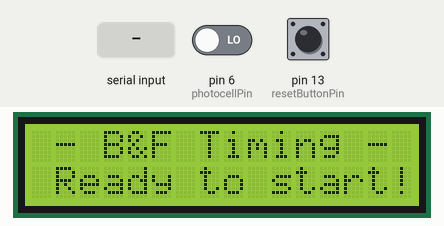
This sketch was run on a simulated Arduino Leonardo, built with avr-gcc and run on an emulated ATmega32U4. Parts: 16×2 character LCD. The test bench sets the inputs (shaded band); at power-on: pin 13 (resetButtonPin) LOW, pin 6 (photocellPin) LOW. What the sketch prints to the serial monitor is not drawn.

Above: at 1.2 s.
1.3 s: "s" received over the second serial link
At 2.1 s:
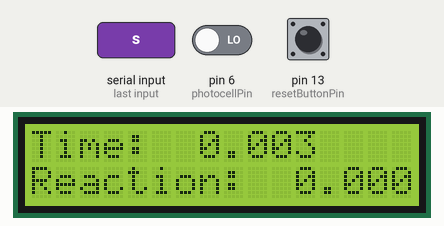
2.8 s: pin 13 (resetButtonPin) pulled HIGH for 0.15 s
At 3.8 s:
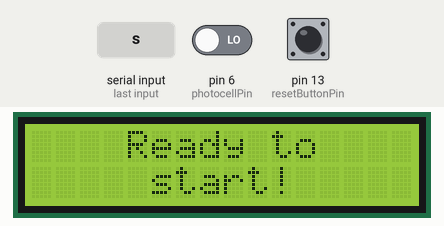
4.4 s: "f" received over the second serial link
At 5.0 s:
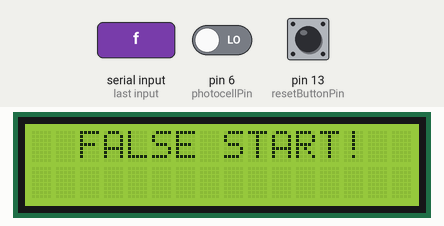
5.9 s: pin 13 (resetButtonPin) pulled HIGH for 1 s
At 7.3 s:
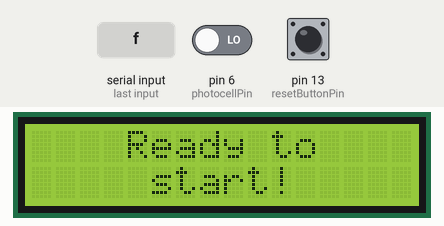
8.4 s: "t" received over the second serial link
At 9.1 s:
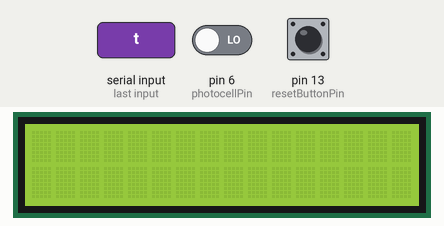
Timing chart, 0 to 10.9 s (numbered marks = the images above; inputs shaded):
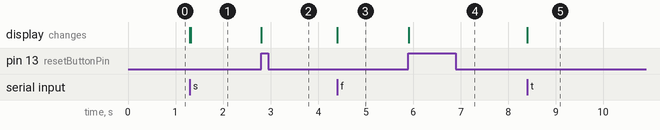

The sketch:

OK_finishSlave.ino
```cpp
// Import libraries for LCD Display and SoftwareSerial for Bluetooth Module
// BLUETOOTH DEVICE HC-05 - PSW: 1234

#include <SoftwareSerial.h>
#include <LiquidCrystal.h>

#define BAUDRATE 9600

// Variable declarations
SoftwareSerial bluetooth(4, 5); // RX Pin, TX Pin
LiquidCrystal lcd(7, 8, 9, 10, 11, 12);

const byte resetButtonPin = 13;
byte resetButtonStatus;
const byte photocellPin = 6;
byte photocellStatus;

bool athleteRunning = false;
bool finishLineReached = false;
bool acquisitionCompleted = false;
bool stayIdle = false;

float initialTime = 0;
float totalTime = 0;
int i = 0;
float reaction_time = 0;

char received;
char received_reaction;

const int nTimes = 200;  // Memorize times for 0.2s with 1ms resolution
float times[nTimes] = { };
byte photocellValues[nTimes] = { };

int count;
byte k = 0;
int maxCount = 0;
int maxIdx = 0;
int idleDuration = 30*1000; // Wait 30 seconds
int t = 0;

// parameters to print to Serial (bluetooth phone application)
byte nIntDigits = 3;
byte nDecimalDigits = 3;


void serialFlush(){
  while(Serial.available() > 0) {
    char t = Serial.read();
  }
}


void setup() {
  // Set up the LCD's number of columns and rows
  lcd.begin(16, 2);

  // Initialise Serial communication, Radio Module and Bluetooth Module
  Serial.begin(BAUDRATE);
  bluetooth.begin(BAUDRATE);
  Serial1.begin(BAUDRATE); // On Arduino Leonardo Pins 1 and 0 are used as TX and RX -> USE THIS INSTEAD OF HC12

  // Declare starting block pin
  pinMode(photocellPin,INPUT);
  pinMode(resetButtonPin,INPUT);

  // serialFlush();

  // Print on LCD Display
  lcd.clear();
  lcd.setCursor(1, 0);
  lcd.print("- B&F Timing -");
  lcd.setCursor(1, 1);
  lcd.print("Ready to start!");

  // Print to Serial (bluetooth phone application)
  char readyMessage[17] = "Ready to start!";
  Serial.println(readyMessage);

}


void loop() {
  // Read block status to determine if the athlete is ready to start
  photocellStatus = digitalRead(photocellPin);
  resetButtonStatus = digitalRead(resetButtonPin);

  // Receive start signal from master
  while(Serial1.available() && athleteRunning == false && stayIdle == false) {
    received = Serial1.read(); // Read data from Serial1 (antenna) to empty its buffer
    Serial.println(received); // debug
    if(received == 's') {
      initialTime = millis();
      Serial.println("Started");
      athleteRunning = true;

    }
    else if(received == 'f'){
      Serial.println("False Start");
    }
    lcd.clear();
  }

  if(received == 's' && stayIdle == false) {
    while(Serial1.available()) {
      received_reaction = Serial1.read(); // Read data from Serial1 (antenna) to empty its buffer
      if(received_reaction == 't') {
        reaction_time = (millis() - initialTime)/1000;
      }
      Serial.println(reaction_time,3); // debug
      Serial1.end();
    }

    if(photocellStatus == HIGH && athleteRunning == true && finishLineReached == false) {
      totalTime = (millis() - initialTime)/1000;
      // Print time on LCD Display
      lcd.setCursor(0, 0);
      lcd.print("Time:");
      lcd.setCursor(7, 0);
      lcd.print(totalTime, 3);
      lcd.setCursor(0, 1);
      lcd.print("Reaction:");
      lcd.setCursor(11, 1);
      lcd.print(reaction_time, 3);

      // Send time to bluetooth device and display it
      // Serial.println(totalTime);
    }

    if(photocellStatus == LOW && athleteRunning == true && finishLineReached == false) {
      finishLineReached = true;
      i = 0;
    }

    if(finishLineReached == true && i < nTimes) {
      totalTime = (millis() - initialTime)/1000;
      times[i] = totalTime;
      photocellValues[i] = photocellStatus;
      // Serial.println(photocellValues[i]); // For debugging
      // Serial.println(times[i]); // For debugging
      i++;
      if(i == nTimes) {
        acquisitionCompleted = true;
      }
    }

    if(acquisitionCompleted == true) {
      count = 0;
      k = 0;
      maxCount = 0;
      maxIdx = 0;

      for(int j = 1; j < nTimes; j++) {
        if(photocellValues[j] == LOW && photocellValues[j] == photocellValues[j-1]) {
          count++;
        }
        // Serial.println(count); // For debugging
        if(photocellValues[j] == LOW && photocellValues[j-1] == HIGH) {
          if(count > maxCount) {
            maxCount = count;
            maxIdx = j-count-1;
          }
          count = 0;
          k++;
        }
      }

      // Print time on LCD Display
      lcd.setCursor(0, 0);
      lcd.print("Time:");
      lcd.setCursor(7, 0);
      lcd.print(times[maxIdx], 3);
      lcd.setCursor(0, 1);
      lcd.print("Reaction:");
      lcd.setCursor(11, 1);
      lcd.print(reaction_time, 3);

      // Serial.println(times[maxIdx]); // For debugging
      // Serial.println(maxCount); // For debugging
      // Serial.println(maxIdx); // For debugging

      acquisitionCompleted = false;
      athleteRunning = false;
      finishLineReached = false;
      stayIdle = true;

      // Print to Serial (bluetooth phone application)
      char buff[18] = "Total time [s]: ";
      char floatBuff[10];
      dtostrf(times[maxIdx], nIntDigits, nDecimalDigits, floatBuff);
      strcat(buff, floatBuff);
      Serial.println(buff);
      Serial.print("Reaction time [s]: ");
      Serial.println(reaction_time,3); // 3 decimal digits

      // Reset
      Serial1.begin(BAUDRATE);
      received = '\0';
      received_reaction = '\0';
    }

  }

  else if (received == 'f') {
    // Print FALSE START on LCD Display
    lcd.setCursor(2, 0);
    lcd.print("FALSE START!");
    stayIdle = true;
    received = '\0';
  }


  if(stayIdle == true) {
    for(t = 0; t < idleDuration; t++) {  // Display result for idleDuration seconds, then set timer to 0
      resetButtonStatus = digitalRead(resetButtonPin);
      // Serial.println(resetButtonStatus); // debug
      delay(1);
      if (resetButtonStatus == HIGH) {  // Stop waiting if the reset button is pressed
        break;
      }
    }

    // Print time on LCD Display
    lcd.clear();
    lcd.setCursor(4, 0);
    lcd.print("Ready to");
    lcd.setCursor(5, 1);
    lcd.print("start!");

    // Print to Serial (bluetooth phone application)
    char readyMessage[17] = "Ready to start!";
    Serial.println(readyMessage);

    stayIdle = false;

    // Dump any start command received during the IDLE status
    while(Serial1.available()) {
      Serial1.read();
    }
  }
}
```

Measured:
- after the input at 1.3 s, the display: first changes at once (image 1 shows a later state)
- after the input at 2.8 s, the display: changes at once (image 2)
- after the input at 4.4 s, the display: changes at once (image 3)
- after the input at 5.9 s, the display: changes at once (image 4)
- after the input at 8.4 s, the display: changes at once (image 5)
